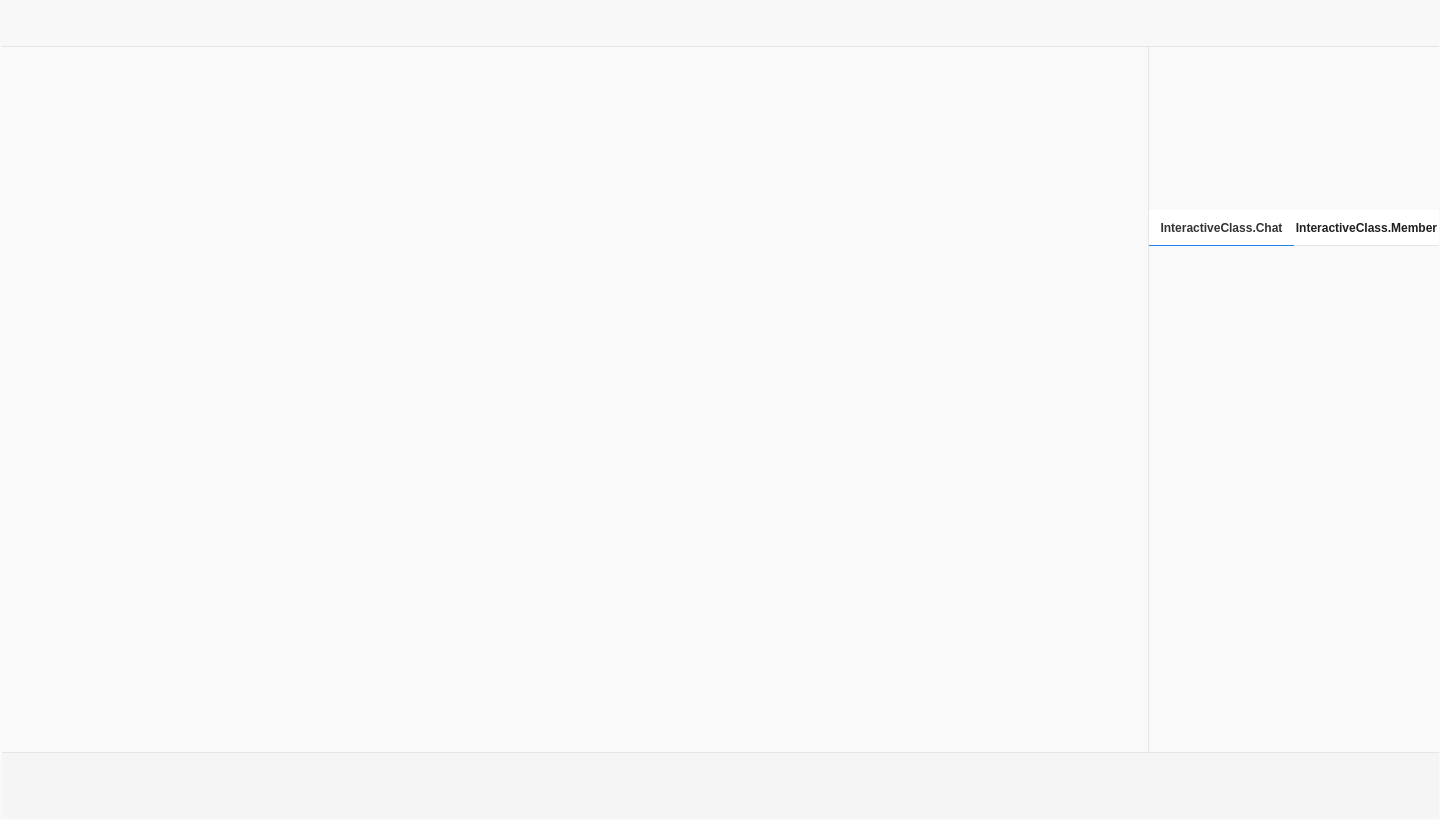
<?xml version="1.0" encoding="UTF-8"?>
<ui version="4.0">
 <class>ClassMainWindow</class>
 <widget class="QWidget" name="ClassMainWindow">
  <property name="geometry">
   <rect>
    <x>0</x>
    <y>0</y>
    <width>1440</width>
    <height>820</height>
   </rect>
  </property>
  <property name="minimumSize">
   <size>
    <width>1280</width>
    <height>800</height>
   </size>
  </property>
  <property name="windowTitle">
   <string>MainWindow</string>
  </property>
  <property name="styleSheet">
   <string notr="true">QWidget#ClassMainWindow{

border: 1px solid rgb(249, 249, 249);
background: rgb(249, 249, 249);
}

QWidget#mainContainer{
background: rgb(249, 249, 249);
}

QWidget#bottomContainer{
background: #F5F5F5;
border-top: 1px solid rgb(229, 229, 229);
background-color: #F5F5F5;
}

QWidget#rightContainer {
border-left: 1px solid rgb(229, 229, 229);
}
QWidget#leftContainer {
border-right: 1px solid rgb(229, 229, 229);
}

QWidget#tabWidget{
border-bottom:2px solid #EDEDED;
}

QPushButton#chatBtn,QPushButton#studentBtn {
background: #FFFFFF;
font-family:&quot;微软雅黑&quot;;
color: #202020;
border:none;
font: bold;
border-bottom:1px solid rgb(229, 229, 229);
}

QPushButton#chatBtn:checked, QPushButton#studentBtn:checked{
color: #333333;
background: #FFFFFF;
border:none;
border-bottom:1px solid rgb(29, 129, 236);
}

QWidget#titleContainer{
background: #F8F8F8;
border-bottom: 1px solid rgb(229, 229, 229);
}</string>
  </property>
  <layout class="QVBoxLayout" name="verticalLayout_8">
   <property name="spacing">
    <number>0</number>
   </property>
   <property name="leftMargin">
    <number>2</number>
   </property>
   <property name="topMargin">
    <number>2</number>
   </property>
   <property name="rightMargin">
    <number>1</number>
   </property>
   <property name="bottomMargin">
    <number>2</number>
   </property>
   <item>
    <layout class="QVBoxLayout" name="verticalLayout">
     <property name="spacing">
      <number>0</number>
     </property>
     <property name="leftMargin">
      <number>0</number>
     </property>
     <property name="topMargin">
      <number>0</number>
     </property>
     <property name="rightMargin">
      <number>0</number>
     </property>
     <property name="bottomMargin">
      <number>0</number>
     </property>
     <item>
      <widget class="QWidget" name="titleContainer" native="true">
       <property name="minimumSize">
        <size>
         <width>0</width>
         <height>45</height>
        </size>
       </property>
       <property name="maximumSize">
        <size>
         <width>16777215</width>
         <height>45</height>
        </size>
       </property>
       <property name="styleSheet">
        <string notr="true"/>
       </property>
       <layout class="QHBoxLayout" name="horizontalLayout_7">
        <property name="spacing">
         <number>0</number>
        </property>
        <property name="leftMargin">
         <number>0</number>
        </property>
        <property name="topMargin">
         <number>0</number>
        </property>
        <property name="rightMargin">
         <number>0</number>
        </property>
        <property name="bottomMargin">
         <number>0</number>
        </property>
        <item>
         <layout class="QHBoxLayout" name="titleLayout">
          <property name="spacing">
           <number>0</number>
          </property>
          <item>
           <widget class="TitleWidget" name="titleWidget" native="true"/>
          </item>
         </layout>
        </item>
       </layout>
      </widget>
     </item>
     <item>
      <widget class="QWidget" name="mainContainer" native="true">
       <property name="styleSheet">
        <string notr="true">QWidget#mainContainer{
 background: rgb(249, 249, 249);
}</string>
       </property>
       <layout class="QVBoxLayout" name="verticalLayout_6">
        <property name="spacing">
         <number>0</number>
        </property>
        <property name="leftMargin">
         <number>0</number>
        </property>
        <property name="topMargin">
         <number>0</number>
        </property>
        <property name="rightMargin">
         <number>0</number>
        </property>
        <property name="bottomMargin">
         <number>0</number>
        </property>
        <item>
         <widget class="QWidget" name="scenceContainer" native="true">
          <property name="minimumSize">
           <size>
            <width>500</width>
            <height>0</height>
           </size>
          </property>
          <layout class="QHBoxLayout" name="horizontalLayout_5">
           <property name="spacing">
            <number>0</number>
           </property>
           <property name="leftMargin">
            <number>0</number>
           </property>
           <property name="topMargin">
            <number>0</number>
           </property>
           <property name="rightMargin">
            <number>0</number>
           </property>
           <property name="bottomMargin">
            <number>0</number>
           </property>
           <item>
            <widget class="QWidget" name="leftContainer" native="true">
             <property name="styleSheet">
              <string notr="true">QWidget{
border:0px solid #F9F9F9;
}</string>
             </property>
             <layout class="QHBoxLayout" name="horizontalLayout">
              <property name="spacing">
               <number>0</number>
              </property>
              <property name="leftMargin">
               <number>0</number>
              </property>
              <property name="topMargin">
               <number>0</number>
              </property>
              <property name="rightMargin">
               <number>0</number>
              </property>
              <property name="bottomMargin">
               <number>0</number>
              </property>
              <item>
               <widget class="MainDisplayContainer" name="mainDisplayContainer" native="true">
                <property name="styleSheet">
                 <string notr="true"/>
                </property>
                <layout class="QHBoxLayout" name="horizontalLayout_2">
                 <property name="spacing">
                  <number>0</number>
                 </property>
                 <property name="leftMargin">
                  <number>0</number>
                 </property>
                 <property name="topMargin">
                  <number>0</number>
                 </property>
                 <property name="rightMargin">
                  <number>1</number>
                 </property>
                 <property name="bottomMargin">
                  <number>0</number>
                 </property>
                </layout>
               </widget>
              </item>
             </layout>
            </widget>
           </item>
           <item>
            <widget class="QWidget" name="rightContainer" native="true">
             <property name="minimumSize">
              <size>
               <width>291</width>
               <height>0</height>
              </size>
             </property>
             <property name="maximumSize">
              <size>
               <width>291</width>
               <height>16777215</height>
              </size>
             </property>
             <property name="styleSheet">
              <string notr="true"/>
             </property>
             <layout class="QVBoxLayout" name="verticalLayout_3">
              <property name="spacing">
               <number>0</number>
              </property>
              <property name="leftMargin">
               <number>1</number>
              </property>
              <property name="topMargin">
               <number>0</number>
              </property>
              <property name="rightMargin">
               <number>0</number>
              </property>
              <property name="bottomMargin">
               <number>0</number>
              </property>
              <item>
               <widget class="QStackedWidget" name="smallDisplayContainer">
                <property name="minimumSize">
                 <size>
                  <width>291</width>
                  <height>163</height>
                 </size>
                </property>
                <property name="maximumSize">
                 <size>
                  <width>291</width>
                  <height>163</height>
                 </size>
                </property>
                <property name="styleSheet">
                 <string notr="true"/>
                </property>
                <property name="lineWidth">
                 <number>0</number>
                </property>
               </widget>
              </item>
              <item>
               <widget class="QWidget" name="interactionContainer" native="true">
                <property name="styleSheet">
                 <string notr="true"/>
                </property>
                <layout class="QHBoxLayout" name="horizontalLayout_4">
                 <property name="spacing">
                  <number>0</number>
                 </property>
                 <property name="leftMargin">
                  <number>0</number>
                 </property>
                 <property name="topMargin">
                  <number>0</number>
                 </property>
                 <property name="rightMargin">
                  <number>0</number>
                 </property>
                 <property name="bottomMargin">
                  <number>0</number>
                 </property>
                 <item>
                  <layout class="QVBoxLayout" name="interactionLayout">
                   <property name="spacing">
                    <number>0</number>
                   </property>
                   <item>
                    <widget class="QWidget" name="tabWidget" native="true">
                     <property name="minimumSize">
                      <size>
                       <width>0</width>
                       <height>36</height>
                      </size>
                     </property>
                     <property name="maximumSize">
                      <size>
                       <width>16777215</width>
                       <height>36</height>
                      </size>
                     </property>
                     <property name="styleSheet">
                      <string notr="true"/>
                     </property>
                     <layout class="QHBoxLayout" name="horizontalLayout_6">
                      <property name="spacing">
                       <number>0</number>
                      </property>
                      <property name="leftMargin">
                       <number>0</number>
                      </property>
                      <property name="topMargin">
                       <number>0</number>
                      </property>
                      <property name="rightMargin">
                       <number>0</number>
                      </property>
                      <property name="bottomMargin">
                       <number>0</number>
                      </property>
                      <item>
                       <widget class="QPushButton" name="chatBtn">
                        <property name="minimumSize">
                         <size>
                          <width>0</width>
                          <height>36</height>
                         </size>
                        </property>
                        <property name="maximumSize">
                         <size>
                          <width>16777215</width>
                          <height>36</height>
                         </size>
                        </property>
                        <property name="text">
                         <string>InteractiveClass.Chat</string>
                        </property>
                        <property name="checkable">
                         <bool>true</bool>
                        </property>
                        <property name="checked">
                         <bool>true</bool>
                        </property>
                        <property name="flat">
                         <bool>true</bool>
                        </property>
                       </widget>
                      </item>
                      <item>
                       <widget class="QPushButton" name="studentBtn">
                        <property name="minimumSize">
                         <size>
                          <width>0</width>
                          <height>36</height>
                         </size>
                        </property>
                        <property name="maximumSize">
                         <size>
                          <width>16777215</width>
                          <height>36</height>
                         </size>
                        </property>
                        <property name="text">
                         <string>InteractiveClass.Member</string>
                        </property>
                        <property name="checkable">
                         <bool>true</bool>
                        </property>
                        <property name="checked">
                         <bool>false</bool>
                        </property>
                        <property name="flat">
                         <bool>true</bool>
                        </property>
                       </widget>
                      </item>
                     </layout>
                    </widget>
                   </item>
                   <item>
                    <widget class="UserListWidget" name="userListWidget" native="true"/>
                   </item>
                   <item>
                    <widget class="QWidget" name="chatWidgetContainer" native="true">
                     <layout class="QVBoxLayout" name="verticalLayout_5">
                      <property name="spacing">
                       <number>0</number>
                      </property>
                      <property name="leftMargin">
                       <number>0</number>
                      </property>
                      <property name="topMargin">
                       <number>0</number>
                      </property>
                      <property name="rightMargin">
                       <number>0</number>
                      </property>
                      <property name="bottomMargin">
                       <number>0</number>
                      </property>
                      <item>
                       <layout class="QVBoxLayout" name="verticalLayout_4">
                        <property name="spacing">
                         <number>0</number>
                        </property>
                       </layout>
                      </item>
                     </layout>
                    </widget>
                   </item>
                  </layout>
                 </item>
                </layout>
               </widget>
              </item>
             </layout>
            </widget>
           </item>
          </layout>
         </widget>
        </item>
        <item>
         <widget class="QWidget" name="controlBarContainer" native="true">
          <property name="minimumSize">
           <size>
            <width>0</width>
            <height>66</height>
           </size>
          </property>
          <property name="maximumSize">
           <size>
            <width>16777215</width>
            <height>66</height>
           </size>
          </property>
          <layout class="QVBoxLayout" name="verticalLayout_7">
           <property name="spacing">
            <number>0</number>
           </property>
           <property name="leftMargin">
            <number>0</number>
           </property>
           <property name="topMargin">
            <number>0</number>
           </property>
           <property name="rightMargin">
            <number>0</number>
           </property>
           <property name="bottomMargin">
            <number>0</number>
           </property>
           <item>
            <widget class="QWidget" name="bottomContainer" native="true">
             <property name="minimumSize">
              <size>
               <width>0</width>
               <height>0</height>
              </size>
             </property>
             <property name="maximumSize">
              <size>
               <width>16777215</width>
               <height>16777215</height>
              </size>
             </property>
             <property name="styleSheet">
              <string notr="true"/>
             </property>
             <layout class="QHBoxLayout" name="horizontalLayout_3">
              <property name="spacing">
               <number>0</number>
              </property>
              <property name="leftMargin">
               <number>0</number>
              </property>
              <property name="topMargin">
               <number>0</number>
              </property>
              <property name="rightMargin">
               <number>0</number>
              </property>
              <property name="bottomMargin">
               <number>0</number>
              </property>
              <item>
               <layout class="QVBoxLayout" name="bottomLayout">
                <property name="spacing">
                 <number>0</number>
                </property>
               </layout>
              </item>
             </layout>
            </widget>
           </item>
          </layout>
         </widget>
        </item>
       </layout>
      </widget>
     </item>
    </layout>
   </item>
  </layout>
 </widget>
 <customwidgets>
  <customwidget>
   <class>TitleWidget</class>
   <extends>QWidget</extends>
   <header>title_widget.h</header>
   <container>1</container>
  </customwidget>
  <customwidget>
   <class>UserListWidget</class>
   <extends>QWidget</extends>
   <header>user_list_widget.h</header>
   <container>1</container>
  </customwidget>
  <customwidget>
   <class>MainDisplayContainer</class>
   <extends>QWidget</extends>
   <header>main_display_container.h</header>
   <container>1</container>
  </customwidget>
 </customwidgets>
 <resources>
  <include location="demo.qrc"/>
 </resources>
 <connections/>
</ui>
